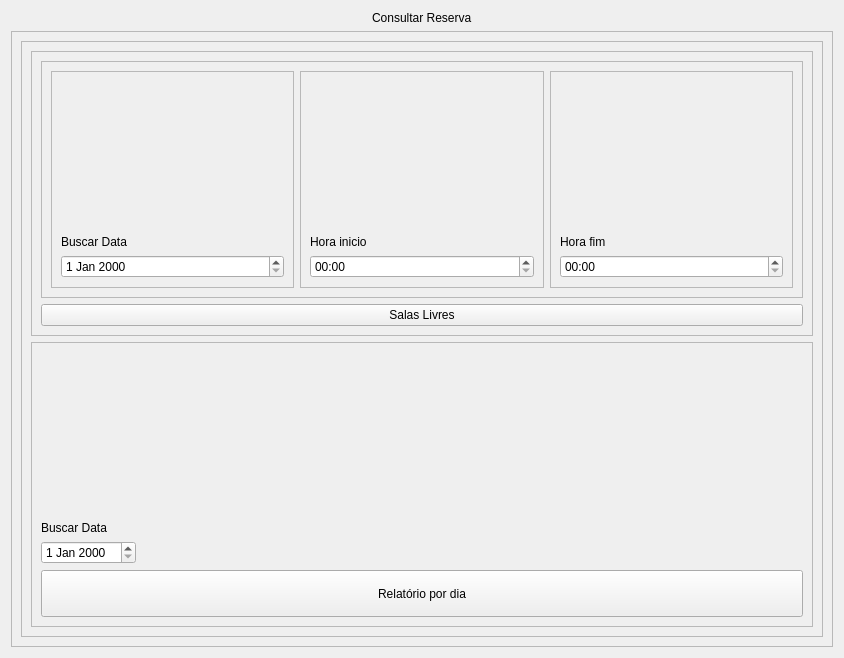
<?xml version="1.0" encoding="UTF-8"?>
<ui version="4.0">
 <class>Form</class>
 <widget class="QWidget" name="Form">
  <property name="geometry">
   <rect>
    <x>0</x>
    <y>0</y>
    <width>840</width>
    <height>658</height>
   </rect>
  </property>
  <property name="windowTitle">
   <string>Form</string>
  </property>
  <layout class="QVBoxLayout" name="verticalLayout_8">
   <item alignment="Qt::AlignHCenter">
    <widget class="QLabel" name="label_5">
     <property name="sizePolicy">
      <sizepolicy hsizetype="Preferred" vsizetype="Fixed">
       <horstretch>0</horstretch>
       <verstretch>0</verstretch>
      </sizepolicy>
     </property>
     <property name="text">
      <string>Consultar Reserva</string>
     </property>
    </widget>
   </item>
   <item>
    <widget class="QFrame" name="frame">
     <property name="frameShape">
      <enum>QFrame::StyledPanel</enum>
     </property>
     <property name="frameShadow">
      <enum>QFrame::Raised</enum>
     </property>
     <layout class="QVBoxLayout" name="verticalLayout_7">
      <item>
       <widget class="QFrame" name="frame_2">
        <property name="frameShape">
         <enum>QFrame::StyledPanel</enum>
        </property>
        <property name="frameShadow">
         <enum>QFrame::Raised</enum>
        </property>
        <layout class="QVBoxLayout" name="verticalLayout_6">
         <item>
          <widget class="QFrame" name="frame_7">
           <property name="frameShape">
            <enum>QFrame::StyledPanel</enum>
           </property>
           <property name="frameShadow">
            <enum>QFrame::Raised</enum>
           </property>
           <layout class="QVBoxLayout" name="verticalLayout_4">
            <item>
             <widget class="QFrame" name="frame_8">
              <property name="frameShape">
               <enum>QFrame::StyledPanel</enum>
              </property>
              <property name="frameShadow">
               <enum>QFrame::Raised</enum>
              </property>
              <layout class="QHBoxLayout" name="horizontalLayout_2">
               <item>
                <widget class="QFrame" name="frame_6">
                 <property name="frameShape">
                  <enum>QFrame::StyledPanel</enum>
                 </property>
                 <property name="frameShadow">
                  <enum>QFrame::Raised</enum>
                 </property>
                 <layout class="QVBoxLayout" name="verticalLayout_5">
                  <item alignment="Qt::AlignBottom">
                   <widget class="QLabel" name="label_4">
                    <property name="text">
                     <string>Buscar Data</string>
                    </property>
                   </widget>
                  </item>
                  <item>
                   <widget class="QDateEdit" name="buscarData"/>
                  </item>
                 </layout>
                </widget>
               </item>
               <item>
                <widget class="QFrame" name="frame_3">
                 <property name="frameShape">
                  <enum>QFrame::StyledPanel</enum>
                 </property>
                 <property name="frameShadow">
                  <enum>QFrame::Raised</enum>
                 </property>
                 <layout class="QVBoxLayout" name="verticalLayout_2">
                  <item alignment="Qt::AlignBottom">
                   <widget class="QLabel" name="label_2">
                    <property name="text">
                     <string>Hora inicio</string>
                    </property>
                   </widget>
                  </item>
                  <item>
                   <widget class="QDateTimeEdit" name="horaInicio">
                    <property name="displayFormat">
                     <string>HH:mm</string>
                    </property>
                   </widget>
                  </item>
                 </layout>
                </widget>
               </item>
               <item>
                <widget class="QFrame" name="frame_5">
                 <property name="frameShape">
                  <enum>QFrame::StyledPanel</enum>
                 </property>
                 <property name="frameShadow">
                  <enum>QFrame::Raised</enum>
                 </property>
                 <layout class="QVBoxLayout" name="verticalLayout_3">
                  <item alignment="Qt::AlignBottom">
                   <widget class="QLabel" name="label_3">
                    <property name="text">
                     <string>Hora fim</string>
                    </property>
                   </widget>
                  </item>
                  <item>
                   <widget class="QDateTimeEdit" name="horaFim">
                    <property name="displayFormat">
                     <string>HH:mm</string>
                    </property>
                   </widget>
                  </item>
                 </layout>
                </widget>
               </item>
              </layout>
             </widget>
            </item>
            <item>
             <widget class="QPushButton" name="salasLivres">
              <property name="cursor">
               <cursorShape>PointingHandCursor</cursorShape>
              </property>
              <property name="text">
               <string>Salas Livres</string>
              </property>
             </widget>
            </item>
           </layout>
          </widget>
         </item>
         <item>
          <widget class="QFrame" name="frame_4">
           <property name="frameShape">
            <enum>QFrame::StyledPanel</enum>
           </property>
           <property name="frameShadow">
            <enum>QFrame::Raised</enum>
           </property>
           <layout class="QVBoxLayout" name="verticalLayout">
            <item alignment="Qt::AlignBottom">
             <widget class="QLabel" name="label">
              <property name="text">
               <string>Buscar Data</string>
              </property>
             </widget>
            </item>
            <item>
             <widget class="QDateEdit" name="dataRelatorio">
              <property name="sizePolicy">
               <sizepolicy hsizetype="Fixed" vsizetype="Fixed">
                <horstretch>0</horstretch>
                <verstretch>0</verstretch>
               </sizepolicy>
              </property>
             </widget>
            </item>
            <item>
             <widget class="QPushButton" name="buscarRelatorios">
              <property name="minimumSize">
               <size>
                <width>762</width>
                <height>47</height>
               </size>
              </property>
              <property name="cursor">
               <cursorShape>PointingHandCursor</cursorShape>
              </property>
              <property name="text">
               <string>Relatório por dia</string>
              </property>
             </widget>
            </item>
           </layout>
          </widget>
         </item>
        </layout>
       </widget>
      </item>
     </layout>
    </widget>
   </item>
  </layout>
 </widget>
 <resources/>
 <connections/>
</ui>
